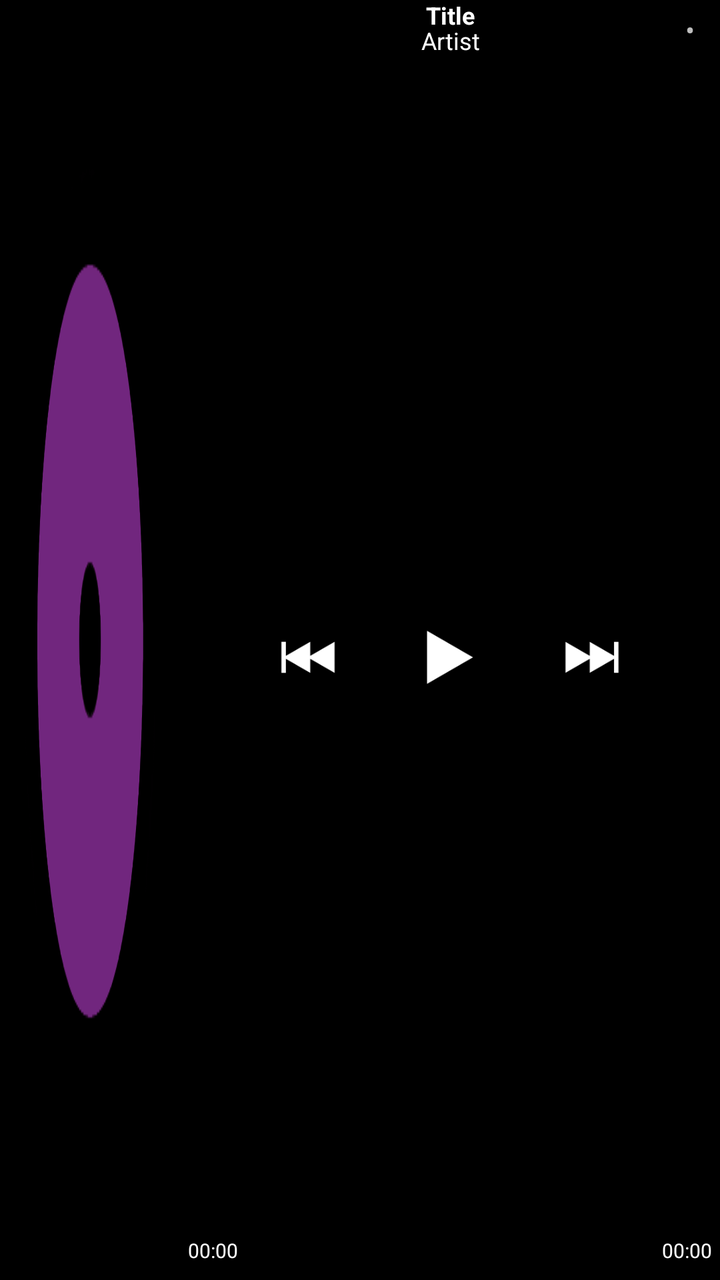
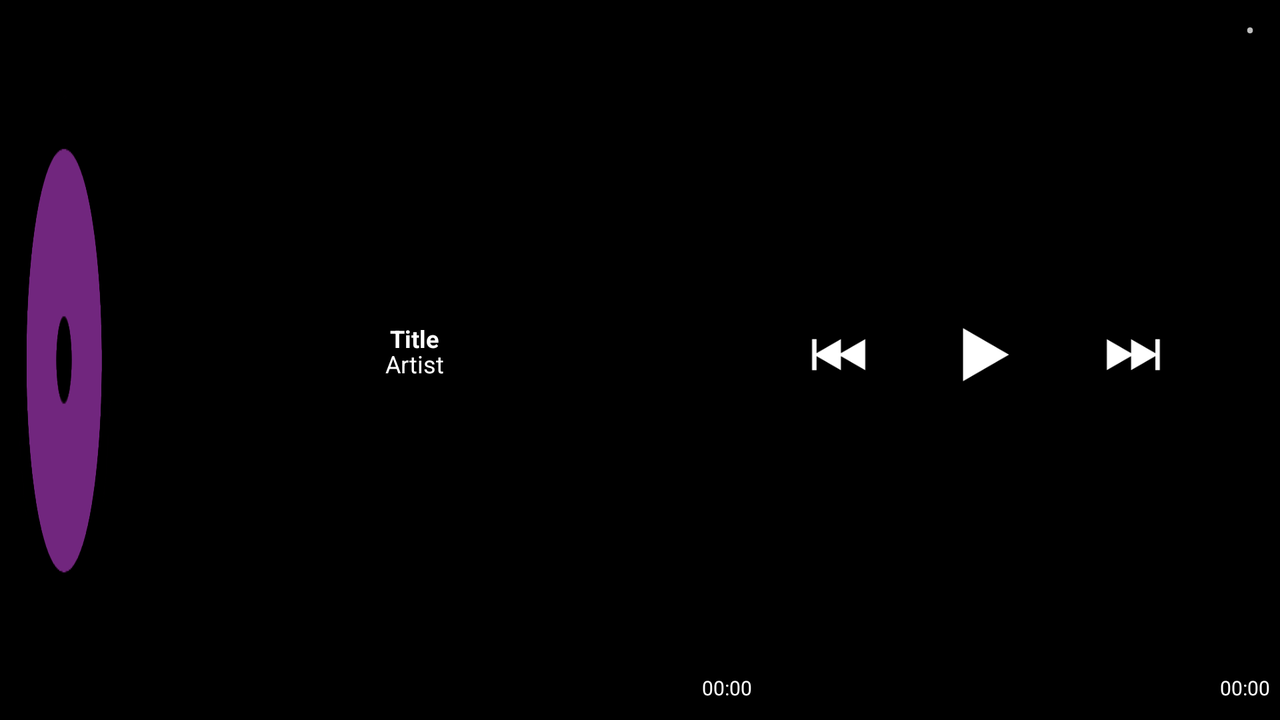

First picture: res/layout/ on a phone held upright. Second picture: the repository's own variant of that layout, on a device whose configuration matches the variant's folder. Source for both follows.
<!-- AndroidManifest.xml: application theme AppTheme -->
<!-- res/layout/main.xml -->
<?xml version="1.0" encoding="utf-8"?>
<RelativeLayout xmlns:android="http://schemas.android.com/apk/res/android"
    android:id="@+id/mainlayout"
    android:layout_width="fill_parent"
    android:layout_height="90dp"
    android:layout_marginLeft="8dp"
    android:layout_marginRight="8dp"
    android:gravity="left"
    android:orientation="vertical" >

    <ImageView
        android:id="@+id/backgroundIV"
        android:layout_width="match_parent"
        android:layout_height="match_parent"
        android:src="@drawable/corner2" />

    <ImageView
        android:id="@+id/imageView1"
        android:layout_width="90dp"
        android:layout_height="fill_parent"
        android:adjustViewBounds="true"
        android:scaleType="fitXY"
        android:src="@drawable/default_album" />

    <LinearLayout
        android:id="@+id/relativeLayout1"
        android:layout_width="match_parent"
        android:layout_height="match_parent"
        android:layout_above="@+id/timelayout"
        android:layout_alignParentRight="true"
        android:layout_below="@+id/linearLayout1"
        android:layout_marginBottom="-2dp"
        android:layout_marginTop="-3dp"
        android:layout_toRightOf="@+id/imageView1"
        android:gravity="center_vertical" >

        <TextView
            android:id="@+id/TextView03"
            android:layout_width="wrap_content"
            android:layout_height="wrap_content"
            android:layout_weight="2" />

        <RelativeLayout
            android:id="@+id/relativeLayout2"
            android:layout_width="52.0dip"
            android:layout_height="52.0dip" >

            <Button
                android:id="@+id/prev_button"
                android:layout_width="48dp"
                android:layout_height="48dp"
                android:layout_centerInParent="true"
                android:background="@drawable/button_background" />

            <ImageView
                android:id="@+id/PrevIV"
                android:layout_width="44dp"
                android:layout_height="44dp"
                android:layout_centerInParent="true"
                android:src="@drawable/prev" />
        </RelativeLayout>

        <TextView
            android:id="@+id/TextView01"
            android:layout_width="wrap_content"
            android:layout_height="wrap_content"
            android:layout_weight="1" />

        <RelativeLayout
            android:id="@+id/relativeLayout3"
            android:layout_width="52.0dip"
            android:layout_height="52.0dip"
            android:layout_centerHorizontal="true" >

            <Button
                android:id="@+id/play_button"
                android:layout_width="48dp"
                android:layout_height="48dp"
                android:layout_centerInParent="true"
                android:background="@drawable/button_background" />

            <ImageView
                android:id="@+id/PlayPauseIV"
                android:layout_width="44dp"
                android:layout_height="44dp"
                android:layout_centerInParent="true"
                android:src="@drawable/play" />
        </RelativeLayout>

        <TextView
            android:id="@+id/TextView02"
            android:layout_width="wrap_content"
            android:layout_height="wrap_content"
            android:layout_weight="1" />

        <RelativeLayout
            android:id="@+id/RelativeLayout01"
            android:layout_width="52.0dip"
            android:layout_height="52.0dip"
            android:layout_alignParentRight="true" >

            <Button
                android:id="@+id/next_button"
                android:layout_width="48dp"
                android:layout_height="48dp"
                android:layout_centerInParent="true"
                android:background="@drawable/button_background" />

            <ImageView
                android:id="@+id/NextIV"
                android:layout_width="44dp"
                android:layout_height="44dp"
                android:layout_centerInParent="true"
                android:src="@drawable/next" />
        </RelativeLayout>

        <TextView
            android:id="@+id/textView1"
            android:layout_width="wrap_content"
            android:layout_height="wrap_content"
            android:layout_weight="2" />
    </LinearLayout>

    <LinearLayout
        android:id="@+id/linearLayout1"
        android:layout_width="match_parent"
        android:layout_height="wrap_content"
        android:layout_alignLeft="@+id/relativeLayout1"
        android:layout_alignParentTop="true"
        android:layout_marginLeft="4dp"
        android:layout_marginRight="4dp"
        android:layout_marginTop="3dp"
        android:orientation="vertical" >

        <TextView
            android:id="@+id/track"
            android:layout_width="match_parent"
            android:layout_height="wrap_content"
            android:layout_marginTop="-4dp"
            android:ellipsize="end"
            android:gravity="center"
            android:singleLine="true"
            android:text="Title"
            android:textColor="#FFFFFF"
            android:textSize="12sp"
            android:textStyle="bold" />

        <TextView
            android:id="@+id/artist"
            android:layout_width="match_parent"
            android:layout_height="wrap_content"
            android:layout_marginTop="-4dp"
            android:ellipsize="end"
            android:gravity="center"
            android:singleLine="true"
            android:text="Artist"
            android:textColor="#FFFFFF"
            android:textSize="12sp" />
    </LinearLayout>

    <RelativeLayout
        android:id="@+id/LES"
        android:layout_width="30dp"
        android:layout_height="30dp"
        android:layout_alignParentRight="true"
        android:layout_alignParentTop="true"
        android:layout_marginLeft="-3dp"
        android:gravity="right" >

        <Button
            android:id="@+id/lyrics"
            android:layout_width="match_parent"
            android:layout_height="match_parent"
            android:layout_alignParentBottom="true"
            android:background="@drawable/button_background" />

        <ImageView
            android:id="@+id/ImageView01"
            android:layout_width="20dp"
            android:layout_height="20dp"
            android:layout_centerInParent="true"
            android:src="@null" />

        <TextView
            android:id="@+id/textView2"
            android:layout_width="wrap_content"
            android:layout_height="wrap_content"
            android:layout_centerInParent="true"
            android:text="•" />
    </RelativeLayout>

    <LinearLayout
        android:layout_width="match_parent"
        android:layout_height="wrap_content"
        android:layout_above="@+id/timelayout"
        android:layout_alignLeft="@+id/timelayout"
        android:layout_alignRight="@+id/timelayout"
        android:layout_marginBottom="-2dp"
        android:layout_marginTop="2dp"
        android:orientation="horizontal" >

        <TextView
            android:id="@+id/curtime"
            style="@drawable/timeshadow"
            android:layout_width="wrap_content"
            android:layout_height="match_parent"
            android:layout_weight="1"
            android:text="00:00"
            android:textColor="#FFFFFF"
            android:textSize="10sp" />

        <TextView
            android:id="@+id/totaltime"
            android:layout_width="wrap_content"
            android:layout_height="match_parent"
            android:layout_marginLeft="4dp"
            android:text="00:00"
            android:textColor="#FFFFFF"
            android:textSize="10sp" />
    </LinearLayout>

    <LinearLayout
        android:id="@+id/timelayout"
        android:layout_width="match_parent"
        android:layout_height="wrap_content"
        android:layout_alignLeft="@+id/relativeLayout1"
        android:layout_alignParentBottom="true"
        android:layout_alignRight="@+id/relativeLayout1"
        android:layout_marginBottom="4dp"
        android:layout_marginLeft="4dp"
        android:layout_marginRight="4dp"
        android:gravity="center"
        android:orientation="vertical" >

        <ProgressBar
            android:id="@+id/progress"
            style="?android:attr/progressBarStyleHorizontal"
            android:layout_width="match_parent"
            android:layout_height="12sp"
            android:layout_marginBottom="-5dp"
            android:layout_marginRight="-1dp"
            android:layout_marginTop="-2dp"
            android:layout_weight="1"
            android:gravity="center_vertical"
            android:progressDrawable="@drawable/seekbar" />
    </LinearLayout>

</RelativeLayout>
<!-- resources referenced by this layout -->
<resources>
  <!-- drawable button_background (drawable) -->
  <?xml version="1.0" encoding="utf-8"?>
  <selector
    xmlns:android="http://schemas.android.com/apk/res/android">
      <item android:state_window_focused="false" android:state_enabled="true" android:drawable="@color/transparent" />
      <item android:state_window_focused="false" android:state_enabled="false" android:drawable="@color/transparent" />
      <item android:state_pressed="true" android:drawable="@color/transwhite"/>
      <item android:state_enabled="true" android:drawable="@color/transparent" />
      <item android:state_focused="true" android:drawable="@color/transparent" />
      <item android:drawable="@color/transparent" />
  </selector>
  <!-- drawable corner2 (drawable) -->
  <?xml version="1.0" encoding="utf-8"?>
  <shape xmlns:android="http://schemas.android.com/apk/res/android" >
      <corners android:radius="1dp"/>
      <padding android:left="0dp" android:right="0dp" android:top="0dp" android:bottom="0dp"/>
  </shape>
  <!-- drawable default_album: png bitmap (drawable, 8236 bytes) -->
  <!-- drawable next: png bitmap (drawable, 5921 bytes) -->
  <!-- drawable play: png bitmap (drawable, 5513 bytes) -->
  <!-- drawable prev: png bitmap (drawable, 5634 bytes) -->
  <!-- drawable timeshadow (drawable) -->
  <?xml version="1.0" encoding="utf-8"?>
  <shape xmlns:android="http://schemas.android.com/apk/res/android" >    
    <style android:name="AudioFileInfoOverlayText">
      <item android:name="android:paddingLeft">4px</item>
      <item android:name="android:paddingBottom">4px</item>
      <item android:name="android:textColor">#ffffffff</item>
      <item android:name="android:textSize">12sp</item>
      <item android:name="android:shadowColor">#000000</item>
      <item android:name="android:shadowDx">1</item>
      <item android:name="android:shadowDy">1</item>
      <item android:name="android:shadowRadius">1</item>
    </style>
  </shape>
  <!-- from res/values-v11/ -->
  <style name="AppTheme" parent="android:Theme.Holo">
          <item name="android:actionBarStyle">@style/Theme.MyAppTheme.ActionBar</item>
          <item name="android:windowBackground">@color/dark_background</item>
      </style>
  <color name="transparent">#00000000</color>
  <color name="transwhite">#80a1a1a1</color>
  <!-- from res/values-v11/ -->
  <style name="Theme.MyAppTheme.ActionBar" parent="@android:style/Widget.Holo.ActionBar">
              <item name="android:background">@color/dark_background</item>
      </style>
  <color name="dark_background">#000000</color>
</resources>
<!-- res/layout-land/main.xml (the author's variant of the layout above) -->
<!-- drawn on the phone turned sideways -->
<?xml version="1.0" encoding="utf-8"?>
<RelativeLayout xmlns:android="http://schemas.android.com/apk/res/android"
    android:id="@+id/mainlayout"
    android:layout_width="fill_parent"
    android:layout_height="64dp"
    android:layout_marginLeft="8dp"
    android:layout_marginRight="8dp"
    android:gravity="left"
    android:orientation="vertical" >

    <ImageView
        android:id="@+id/backgroundIV"
        android:layout_width="match_parent"
        android:layout_height="match_parent"
        android:src="@drawable/corner2" />

    <ImageView
        android:id="@+id/imageView1"
        android:layout_width="64dp"
        android:layout_height="fill_parent"
        android:adjustViewBounds="true"
        android:scaleType="fitXY"
        android:src="@drawable/default_album" />

    <LinearLayout
        android:id="@+id/linearLayout2"
        android:layout_width="match_parent"
        android:layout_height="match_parent"
        android:layout_above="@+id/lll"
        android:layout_toRightOf="@+id/imageView1"
        android:orientation="horizontal" >

        <LinearLayout
            android:id="@+id/linearLayout1"
            android:layout_width="0dp"
            android:layout_height="wrap_content"
            android:layout_gravity="center"
            android:layout_weight="1"
            android:orientation="vertical" >

            <TextView
                android:id="@+id/track"
                android:layout_width="match_parent"
                android:layout_height="wrap_content"
                android:layout_marginTop="-4dp"
                android:ellipsize="end"
                android:gravity="center"
                android:singleLine="true"
                android:text="Title"
                android:textColor="#FFFFFF"
                android:textSize="12sp"
                android:textStyle="bold" />

            <TextView
                android:id="@+id/artist"
                android:layout_width="match_parent"
                android:layout_height="wrap_content"
                android:layout_marginTop="-4dp"
                android:ellipsize="end"
                android:gravity="center"
                android:singleLine="true"
                android:text="Artist"
                android:textColor="#FFFFFF"
                android:textSize="12sp" />
        </LinearLayout>

        <LinearLayout
            android:id="@+id/relativeLayout1"
            android:layout_width="0dp"
            android:layout_height="match_parent"
            android:layout_marginRight="4dp"
            android:layout_weight="1"
            android:gravity="center_vertical" >

            <TextView
                android:id="@+id/TextView03"
                android:layout_width="wrap_content"
                android:layout_height="wrap_content"
                android:layout_weight="2" />

            <RelativeLayout
            android:id="@+id/relativeLayout2"
            android:layout_width="52.0dip"
            android:layout_height="52.0dip" >

            <Button
                android:id="@+id/prev_button"
                android:layout_width="48dp"
                android:layout_height="48dp"
                android:layout_centerInParent="true"
                android:background="@drawable/button_background" />

            <ImageView
                android:id="@+id/PrevIV"
                android:layout_width="44dp"
                android:layout_height="44dp"
                android:layout_centerInParent="true"
                android:src="@drawable/prev" />
        </RelativeLayout>

            <TextView
                android:id="@+id/TextView01"
                android:layout_width="wrap_content"
                android:layout_height="wrap_content"
                android:layout_weight="1" />

            <RelativeLayout
            android:id="@+id/relativeLayout3"
            android:layout_width="52.0dip"
            android:layout_height="52.0dip"
            android:layout_centerHorizontal="true" >

            <Button
                android:id="@+id/play_button"
                android:layout_width="48dp"
                android:layout_height="48dp"
                android:layout_centerInParent="true"
                android:background="@drawable/button_background" />

            <ImageView
                android:id="@+id/PlayPauseIV"
                android:layout_width="44dp"
                android:layout_height="44dp"
                android:layout_centerInParent="true"
                android:src="@drawable/play" />
        </RelativeLayout>

            <TextView
                android:id="@+id/TextView02"
                android:layout_width="wrap_content"
                android:layout_height="wrap_content"
                android:layout_weight="1" />

            <RelativeLayout
            android:id="@+id/RelativeLayout01"
            android:layout_width="52.0dip"
            android:layout_height="52.0dip"
            android:layout_alignParentRight="true" >

            <Button
                android:id="@+id/next_button"
                android:layout_width="48dp"
                android:layout_height="48dp"
                android:layout_centerInParent="true"
                android:background="@drawable/button_background" />

            <ImageView
                android:id="@+id/NextIV"
                android:layout_width="44dp"
                android:layout_height="44dp"
                android:layout_centerInParent="true"
                android:src="@drawable/next" />
        </RelativeLayout>

            <TextView
                android:id="@+id/textView1"
                android:layout_width="wrap_content"
                android:layout_height="wrap_content"
                android:layout_weight="2" />
        </LinearLayout>
    </LinearLayout>

    <RelativeLayout
        android:id="@+id/LES"
        android:layout_width="30dp"
        android:layout_height="30dp"
        android:layout_alignParentRight="true"
        android:layout_alignParentTop="true"
        android:layout_marginLeft="-3dp"
        android:gravity="right" >

        <Button
            android:id="@+id/lyrics"
            android:layout_width="match_parent"
            android:layout_height="match_parent"
            android:layout_alignParentBottom="true"
            android:background="@drawable/button_background" />

        <ImageView
            android:id="@+id/ImageView01"
            android:layout_width="20dp"
            android:layout_height="20dp"
            android:layout_centerInParent="true"
            android:src="@null" />

        <TextView
            android:id="@+id/textView2"
            android:layout_width="wrap_content"
            android:layout_height="wrap_content"
            android:layout_centerInParent="true"
            android:text="•" />
    </RelativeLayout>

    <LinearLayout
        android:id="@+id/lll"
        android:layout_width="match_parent"
        android:layout_height="wrap_content"
        android:layout_alignParentBottom="true"
        android:layout_marginTop="-24dp"
        android:layout_toRightOf="@+id/imageView1"
        android:orientation="vertical" >

        <LinearLayout
            android:layout_width="match_parent"
            android:layout_height="wrap_content"
            android:layout_marginBottom="-2dp"
            android:layout_marginLeft="4dp"
            android:layout_marginRight="4dp"
            android:layout_marginTop="2dp"
            android:orientation="horizontal" >

            <TextView
                android:id="@+id/textView3"
                android:layout_width="wrap_content"
                android:layout_height="wrap_content"
                android:layout_weight="1" />

            <LinearLayout
                android:layout_width="0dp"
                android:layout_height="match_parent"
                android:layout_marginLeft="-1dp"
                android:layout_marginRight="1dp"
                android:layout_weight="1"
                android:orientation="horizontal" >

                <TextView
                    android:id="@+id/curtime"
                    style="@drawable/timeshadow"
                    android:layout_width="wrap_content"
                    android:layout_height="match_parent"
                    android:layout_marginTop="4dp"
                    android:layout_weight="1"
                    android:text="00:00"
                    android:textColor="#FFFFFF"
                    android:textSize="10sp" />

                <TextView
                    android:id="@+id/totaltime"
                    android:layout_width="wrap_content"
                    android:layout_height="match_parent"
                    android:layout_marginLeft="4dp"
                    android:layout_marginTop="4dp"
                    android:layout_weight="0"
                    android:text="00:00"
                    android:textColor="#FFFFFF"
                    android:textSize="10sp" />

            </LinearLayout>

        </LinearLayout>

        <LinearLayout
            android:id="@+id/timelayout"
            android:layout_width="match_parent"
            android:layout_height="wrap_content"
            android:layout_marginBottom="4dp"
            android:layout_marginLeft="4dp"
            android:layout_marginRight="4dp"
            android:gravity="center"
            android:orientation="vertical" >

            <ProgressBar
                android:id="@+id/progress"
                style="?android:attr/progressBarStyleHorizontal"
                android:layout_width="match_parent"
                android:layout_height="12sp"
                android:layout_marginBottom="-5dp"
                android:layout_marginRight="-1dp"
                android:layout_marginTop="-2dp"
                android:layout_weight="1"
                android:gravity="center_vertical"
                android:progressDrawable="@drawable/seekbar" />
        </LinearLayout>
    </LinearLayout>

</RelativeLayout>
